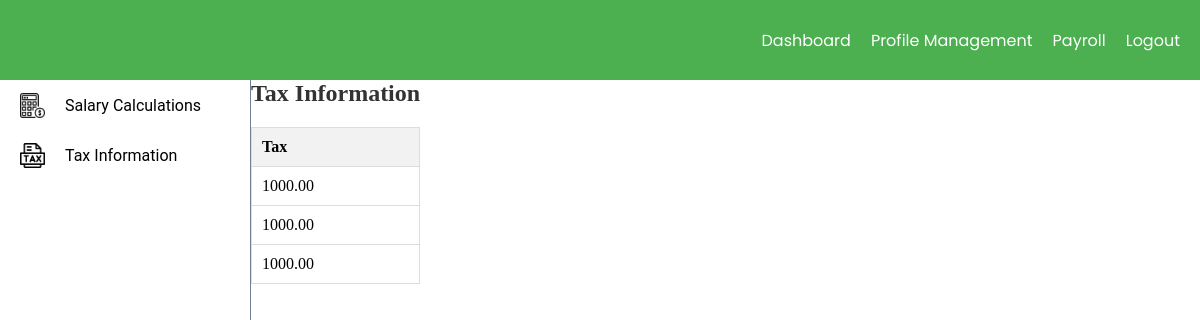
The page /tax-info (signed in) on the database its author committed.
### myapp/models.py (models this page shows)
class SalaryInfo(models.Model):
    username = models.CharField(max_length=255)
    basic_salary = models.DecimalField(max_digits=20, decimal_places=2)
    sss = models.DecimalField(max_digits=20, decimal_places=2)
    philhealth = models.DecimalField(max_digits=20, decimal_places=2)
    pagibig = models.DecimalField(max_digits=20, decimal_places=2)
    tax = models.DecimalField(max_digits=20, decimal_places=2, null=True, blank=True)
    total_deduction = models.DecimalField(max_digits=20, decimal_places=2)
    netpay = models.DecimalField(max_digits=20, decimal_places=2)
    date_saved = models.DateTimeField(auto_now_add=True)

### myapp/views.py (the view)
# urls.py: path("tax-info", views.tax_info, name="tax_info"),
def tax_info(request):
    username = request.session.get('username')
    request.session['username'] = username
    if username is not None:
        salary_data = SalaryInfo.objects.filter(username=username)
    return render(request, 'user/tax-info.html', {'salary_data': salary_data})

### myapp/templates/user/tax-info.html (shortened to what this page needs)
<!DOCTYPE html>
<html lang="en">
<head>
        {% load static %}
    <link rel="stylesheet" href="{% static 'css/style.css' %}">
    <link rel="stylesheet" href="{% static 'css/navbar.css' %}">
    <link rel="stylesheet" href="{% static 'css/dashboard.css' %}">
    <link rel="stylesheet" href="{% static 'css/tax-info.css' %}">
</head>
<body>
    <nav>
        <ul class="navbar-ul">
            <li>
                <a href="{% url 'emp_view' %}">Dashboard</a>
            </li>
            <li>
                <a href="{% url 'update_info' %}">Profile Management</a>
            </li>
            <li>
                <a href="{% url 'view_calculation' %}">Payroll</a>
            </li>
            <li>
                <a href="{% url 'user_login' %}">Logout</a>
            </li>
        </ul>
    </nav>
    <div class="page-content">
        <aside class="aside-content">
            <ul class="aside-nav">
                <a  class="aside-nav-items" href="{% url 'view_calculation' %}">
                    <img class="sidenav-logo" src="{% static 'images/calculator.png' %}" alt="logo">
                    Salary Calculations
                </a>
                <a  class="aside-nav-items"   href="{% url 'tax_info' %}">
                    <img class="sidenav-logo" src="{% static 'images/tax.png' %}" alt="logo">
                    Tax Information
                </a>
            </ul>
        </aside>
        <section class="dashboard-content">
            <h1>Tax Information</h1>
                <table>
                    <thead>
                        <tr>
                            <th>Tax</th>
                        </tr>
                    </thead>
                    <tbody>
                        {% for data in salary_data %}
                            <tr>
                                <td>{{ data.tax }}</td>
                            </tr>
                        {% endfor %}
                    </tbody>
                </table>
        </section>
    </div>
</body>
</html>

### myapp/static/css/style.css (style rules this page uses)
* { box-sizing: border-box; margin: 0; padding: 0; }
body { display: flex; flex-direction: column; }
nav { width: 100vw; height: 80px; background-color: #4CAF50; display: flex; flex-direction: row; justify-content: space-between; }
.navbar-ul { display: flex; justify-content: space-between; flex-direction: row; align-items: center; gap: 20px; margin-right: 20px; color: white; }
li { list-style-type: none; font-size: medium; color: white; }
a { text-decoration: none; color: white; font-family: 'Poppins', sans-serif; }

### myapp/static/css/navbar.css (style rules this page uses)
* { box-sizing: border-box; padding: 0; margin: 0; }
.page-content { height: calc(100vh - 160px); width: 100vw; display: flex; flex-direction: row; }
.aside-content { height: calc(100vh - 80px); width: 250px; }
.aside-nav { display: flex; flex-direction: column; }
.aside-nav-items { list-style-type: none; width: 250px; height: 50px; display: flex; justify-content: flex-start; align-items: center; font-family: 'Roboto', sans-serif; color: black; align-self: flex-start; margin-left: 20px; }
.sidenav-logo { height: 25px; width: 25px; margin-right: 20px; }
a { text-decoration: none; }

### myapp/static/css/dashboard.css (style rules this page uses)
.dashboard-content { height: calc(100vh - 80px); border-left: solid 1px; border-color: slategray; }

### myapp/static/css/tax-info.css (style rules this page uses)
h1 { color: #333; }
table { width: 100%; border-collapse: collapse; margin-top: 20px; }
th, td { border: 1px solid #ddd; padding: 10px; text-align: left; }
th { background-color: #f2f2f2; }

### rows shown on the page
SalaryInfo: tax "1000.00"
SalaryInfo: tax "1000.00"
SalaryInfo: tax "1000.00"
